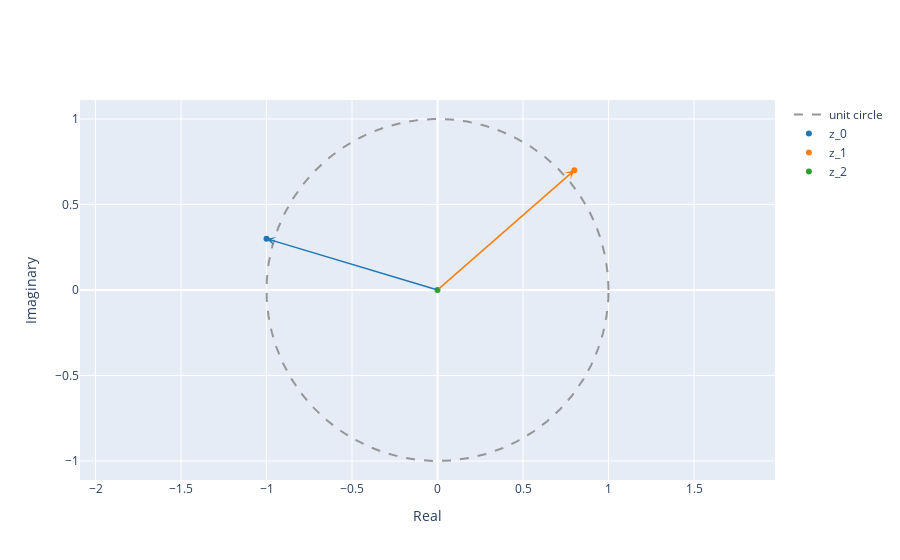

Notebook code for this chart:
### Markdown cell above
# **Exercises**

**1. Complex Numbers**

To exercise your understanding of complex numbers, do the following:

1.1. Define $z_1 = -1+j0.3$ and $z_2 = 0.8+j0.7$. Enter these in Python and plot them as points and vectors in the complex plane.

### Code cell
import numpy as np
from util import plot_complex

z1 = -1 + 0.3j
z2 = 0.8 + 0.7j
z3 = 0 + 0j      # origin (helps if plot_complex draws arrows from 0)

print("z1 =", z1)
print("z2 =", z2)

plot_complex([z1, z2, z3])

### Figure 1 — Plotly figure (JSON) as saved in the notebook; plotly's stock layout.template omitted (floating-point values rounded to 4 significant figures; data arrays with more than 128 entries replaced by an {"elided": "..."} marker saying what was removed)
{"data": [{"line": {"color": "rgb(150,150,150)", "dash": "dash", "shape": "linear"}, "mode": "lines", "name": "unit circle", "type": "scatter", "x": {"elided": "1000 float values"}, "y": {"elided": "1000 float values"}}, {"marker": {"color": "#1f77b4"}, "mode": "markers", "name": "z_0", "type": "scatter", "x": [-1], "y": [0.3]}, {"marker": {"color": "#ff7f0e"}, "mode": "markers", "name": "z_1", "type": "scatter", "x": [0.8], "y": [0.7]}, {"marker": {"color": "#2ca02c"}, "mode": "markers", "name": "z_2", "type": "scatter", "x": [0], "y": [0]}], "layout": {"annotations": [{"arrowcolor": "#1f77b4", "arrowhead": 3, "arrowwidth": 1.5, "ax": 0, "axref": "x", "ay": 0, "ayref": "y", "showarrow": true, "text": "", "x": -1, "y": 0.3}, {"arrowcolor": "#ff7f0e", "arrowhead": 3, "arrowwidth": 1.5, "ax": 0, "axref": "x", "ay": 0, "ayref": "y", "showarrow": true, "text": "", "x": 0.8, "y": 0.7}, {"arrowcolor": "#2ca02c", "arrowhead": 3, "arrowwidth": 1.5, "ax": 0, "axref": "x", "ay": 0, "ayref": "y", "showarrow": true, "text": "", "x": 0, "y": 0}], "xaxis": {"title": {"text": "Real"}}, "yaxis": {"scaleanchor": "x", "scaleratio": 1, "title": {"text": "Imaginary"}}}}
